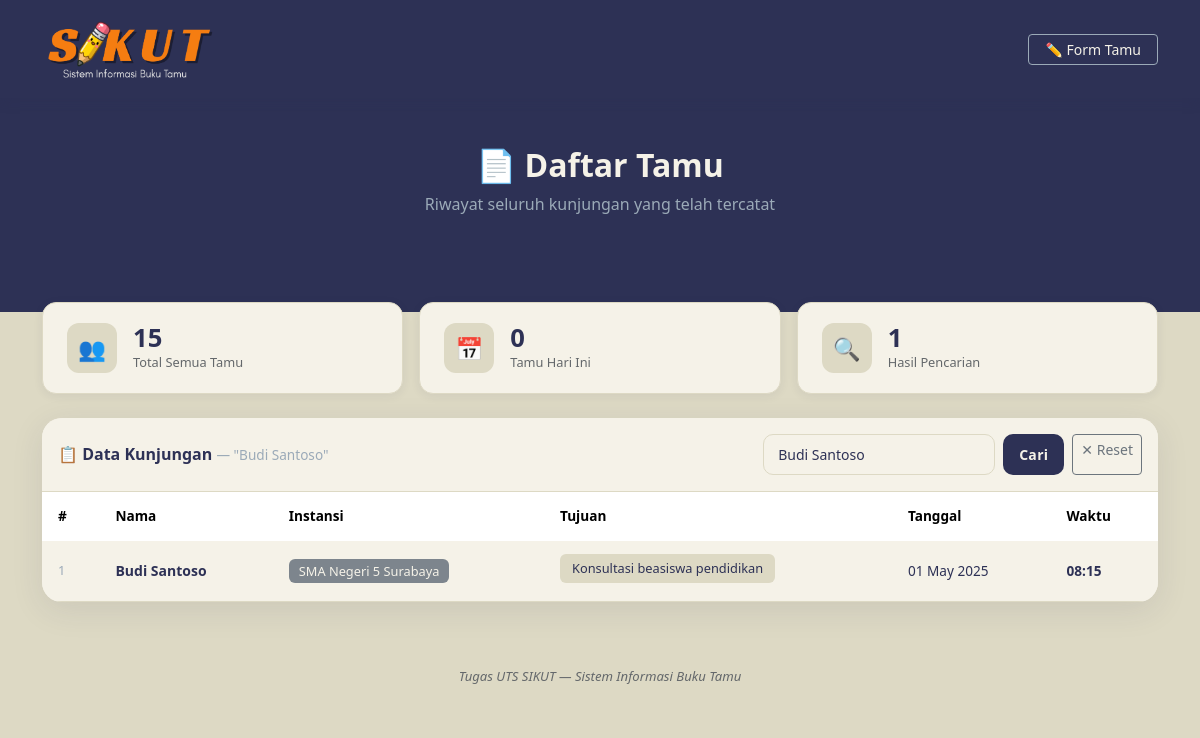
Page /daftar.php?cari=Budi Santoso on the committed database.
### tables this page shows
CREATE TABLE `buku_tamu` (
  `id` int NOT NULL,
  `nama` varchar(100) NOT NULL,
  `instansi` varchar(100) DEFAULT NULL,
  `tujuan` text,
  `tanggal` date DEFAULT NULL,
  `waktu` time DEFAULT NULL
);

### daftar.php (the view, shortened to what this page needs)
<?php
require_once 'koneksi.php';
$keyword = '';
$sql     = "SELECT * FROM buku_tamu ORDER BY tanggal DESC, waktu DESC";
if (!empty($_GET['cari'])) {
    $keyword = trim($_GET['cari']);
    $stmt    = mysqli_prepare($conn,
        "SELECT * FROM buku_tamu
         WHERE nama LIKE ? OR instansi LIKE ?
         ORDER BY tanggal DESC, waktu DESC"
    );
    $like = '%' . $keyword . '%';
    mysqli_stmt_bind_param($stmt, "ss", $like, $like);
    mysqli_stmt_execute($stmt);
    $result = mysqli_stmt_get_result($stmt);
} else {
    $result = mysqli_query($conn, $sql);
}
$total       = mysqli_num_rows($result);
$total_semua = mysqli_fetch_assoc(mysqli_query($conn, "SELECT COUNT(*) as total FROM buku_tamu"))['total'];
$hari_ini    = date('Y-m-d');
$total_hari  = mysqli_fetch_assoc(mysqli_query($conn,
    "SELECT COUNT(*) as total FROM buku_tamu WHERE tanggal = '$hari_ini'"
))['total'];
?>
<!DOCTYPE html>
<html lang="id">
<head>
    <link href="css/bootstrap.min.css" rel="stylesheet">
    <link rel="stylesheet" href="css/style.css">
</head>
<body>
<nav class="navbar navbar-sikut navbar-dark">
    <div class="container">
        <a href="index.php" class="navbar-brand">
            <img src="img/logo.png" alt="SIKUT" height="42">
        </a>
        <a href="index.php" class="btn btn-outline-light btn-sm px-3">
            ✏️ Form Tamu
        </a>
    </div>
</nav>
<div class="hero">
    <div class="container">
        <h1>📄 Daftar Tamu</h1>
        <p>Riwayat seluruh kunjungan yang telah tercatat</p>
    </div>
</div>
<div class="container pb-5">
    <div class="row mt-4 mb-4 g-3">
        <div class="col-md-4">
            <div class="stat-card">
                <div class="stat-icon">👥</div>
                <div>
                    <div class="stat-value"><?= $total_semua ?></div>
                    <div class="stat-label">Total Semua Tamu</div>
                </div>
            </div>
        </div>
        <div class="col-md-4">
            <div class="stat-card">
                <div class="stat-icon">📅</div>
                <div>
                    <div class="stat-value"><?= $total_hari ?></div>
                    <div class="stat-label">Tamu Hari Ini</div>
                </div>
            </div>
        </div>
        <div class="col-md-4">
            <div class="stat-card">
                <div class="stat-icon">🔍</div>
                <div>
                    <div class="stat-value"><?= $total ?></div>
                    <div class="stat-label">
                        <?= $keyword ? 'Hasil Pencarian' : 'Menampilkan Data' ?>
                    </div>
                </div>
            </div>
        </div>
    </div>
    <div class="card card-sikut">
        <div class="card-body p-0">
            <div class="d-flex align-items-center justify-content-between p-3 toolbar-sikut flex-wrap gap-2">
                <h6 class="fw-bold mb-0" style="color:#2D3155">
                    📋 Data Kunjungan
                    <?php if ($keyword): ?>
                        <span style="color:#9BAAB8;font-weight:400;font-size:.85rem">
                            — "<?= htmlspecialchars($keyword) ?>"
                        </span>
                    <?php endif; ?>
                </h6>
                <form method="GET" action="daftar.php" class="d-flex gap-2">
                    <input type="text" name="cari" class="search-box"
                           placeholder="🔍  Cari nama/instansi..."
                           value="<?= htmlspecialchars($keyword) ?>">
                    <button type="submit" class="btn btn-sikut btn-sm px-3">Cari</button>
                    <?php if ($keyword): ?>
                        <a href="daftar.php" class="btn btn-sm btn-outline-secondary">✕ Reset</a>
                    <?php endif; ?>
                </form>
            </div>
            <?php if ($total > 0): ?>
            <div class="table-responsive">
                <table class="table table-hover table-sikut mb-0">
                    <thead>
                        <tr>
                            <th>#</th>
                            <th>Nama</th>
                            <th>Instansi</th>
                            <th>Tujuan</th>
                            <th>Tanggal</th>
                            <th>Waktu</th>
                        </tr>
                    </thead>
                    <tbody>
                    <?php
                    $no = 1;
                    while ($row = mysqli_fetch_assoc($result)):
                        $tgl = date('d M Y', strtotime($row['tanggal']));
                        $wkt = date('H:i', strtotime($row['waktu']));
                    ?>
                        <tr>
                            <td style="color:#9BAAB8;font-size:.8rem"><?= $no++ ?></td>
                            <td style="font-weight:600;color:#2D3155">
                                <?= htmlspecialchars($row['nama']) ?>
                            </td>
                            <td>
                                <span class="badge-instansi">
                                    <?= htmlspecialchars($row['instansi']) ?>
                                </span>
                            </td>
                            <td>
                                <span class="badge-tujuan" title="<?= htmlspecialchars($row['tujuan']) ?>">
                                    <?= htmlspecialchars($row['tujuan']) ?>
                                </span>
                            </td>
                            <td style="font-size:.85rem;color:#2D3155">
                                <?= $tgl ?>
                            </td>
                            <td style="font-size:.85rem;font-weight:600;color:#2D3155">
                                <?= $wkt ?>
                            </td>
                        </tr>
                    <?php endwhile; ?>
                    </tbody>
                </table>
            </div>
            <?php endif; ?>
        </div>
    </div>
    <div class="footer-sikut">
        Tugas UTS SIKUT — Sistem Informasi Buku Tamu
    </div>
</div>
</body>
</html>

### css/style.css (style rules this page uses)
* { margin: 0; padding: 0; box-sizing: border-box; }
body { background: #DDD9C4; font-family: 'Segoe UI', sans-serif; min-height: 100vh; }
.navbar-sikut { background: #2D3155; padding: 14px 0; box-shadow: 0 2px 12px rgba(45,49,85,0.25); }
.navbar-sikut .navbar-brand { padding: 0; line-height: 1; }
.navbar-sikut .navbar-brand img { height: 70px; width: auto; object-fit: contain; }
.navbar-sikut .btn-outline-light { border-color: #9BAAB8; color: #F5F2E8; }
.hero { background: #2D3155; color: #F5F2E8; padding: 48px 0 80px; text-align: center; margin-bottom: -50px; }
.hero h1 { font-size: 2rem; font-weight: 800; margin-bottom: 8px; color: #F5F2E8; }
.hero p { color: #9BAAB8; font-size: 1rem; }
.card-sikut { border: none; border-radius: 20px; box-shadow: 0 8px 32px rgba(45,49,85,0.10); overflow: hidden; background: #F5F2E8; }
.card-sikut .card-body { padding: 36px; }
.btn-sikut { background: #2D3155; border: none; color: #F5F2E8; font-weight: 700; font-size: 1rem; padding: 13px; border-radius: 10px; letter-spacing: .3px; transition: all .2s; }
.btn-sikut.btn-sm { padding: 7px 16px; font-size: .875rem; }
.stat-card { background: #F5F2E8; border-radius: 14px; padding: 20px 24px; box-shadow: 0 2px 10px rgba(45,49,85,0.08); display: flex; align-items: center; gap: 16px; border: 1px solid #DDD9C4; }
.stat-icon { width: 50px; height: 50px; border-radius: 12px; background: #DDD9C4; display: flex; align-items: center; justify-content: center; font-size: 1.4rem; flex-shrink: 0; }
.stat-value { font-size: 1.6rem; font-weight: 800; color: #2D3155; line-height: 1; }
.stat-label { font-size: .8rem; color: #64686b; margin-top: 3px; font-weight: 500; }
.table-sikut thead { background: #2D3155; color: #F5F2E8; }
.table-sikut thead th { font-weight: 600; font-size: .85rem; border: none; padding: 14px 16px; }
.table-sikut tbody td { padding: 13px 16px; font-size: .875rem; vertical-align: middle; color: #2D3155; border-color: #DDD9C4; background: #F5F2E8; }
.badge-tujuan { background: #DDD9C4; color: #2D3155; padding: 5px 12px; border-radius: 6px; font-size: .8rem; font-weight: 500; display: inline-block; max-width: 220px; white-space: nowrap; overflow: hidden; text-overflow: ellipsis; }
.badge-instansi { background: #7d858d; color: #F5F2E8; padding: 3px 10px; border-radius: 6px; font-size: .8rem; font-weight: 500; }
.search-box { border: 1.5px solid #DDD9C4; border-radius: 10px; padding: 9px 14px; font-size: .875rem; background: #F5F2E8; color: #2D3155; outline: none; transition: border-color .2s; }
.search-box::placeholder { color: #9BAAB8; }
.toolbar-sikut { border-bottom: 1px solid #DDD9C4 !important; background: #F5F2E8; }
.footer-sikut { text-align: center; padding: 24px; color: #64686b; font-style: italic; font-weight: 500; font-size: .82rem; margin-top: 40px; border-top: 1px solid #DDD9C4; }

### rows in the picture
buku_tamu: nama "Budi Santoso", instansi "SMA Negeri 5 Surabaya", tujuan "Konsultasi beasiswa pendidikan", tanggal "01 May 2025", waktu "08:15"

### other values in the picture
$total_semua "15"
$total_hari "0"
$total "1"
$keyword "Budi Santoso"
